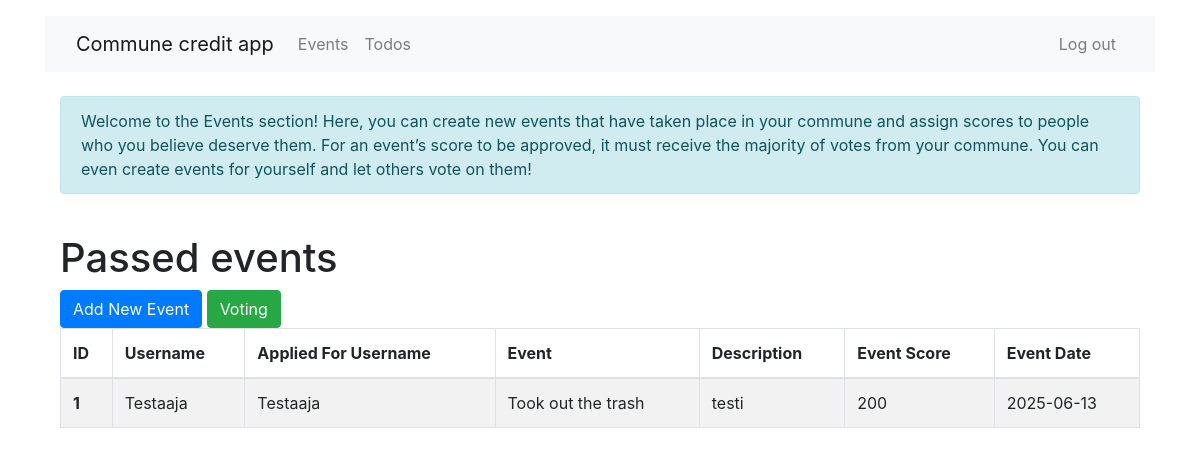
The page /events/ (signed in) on the database as committed earlier.
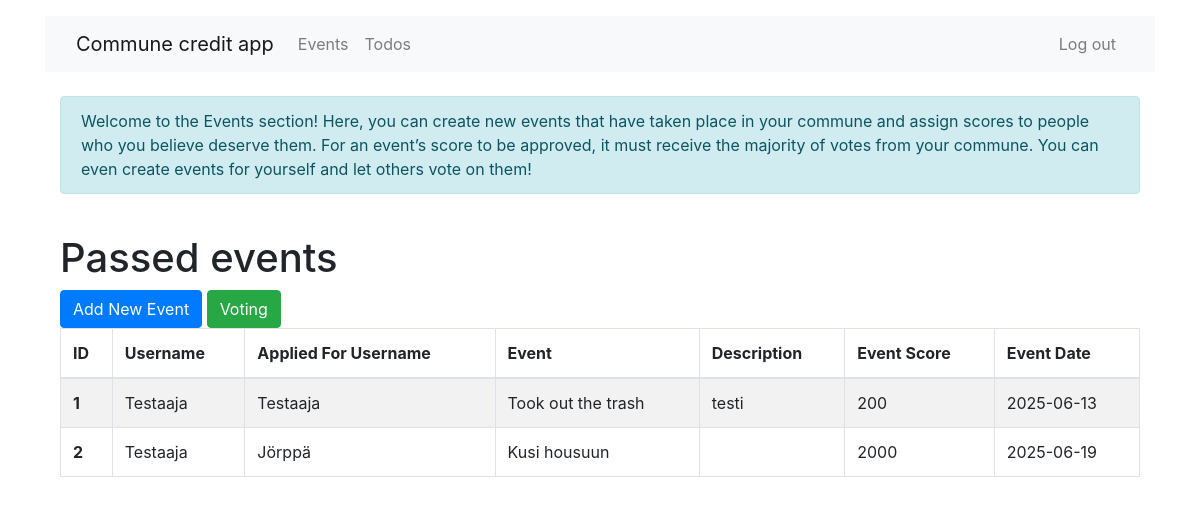
The same page on the database as committed later.
### tables this page shows
CREATE TABLE events (
    id INTEGER PRIMARY KEY AUTOINCREMENT, 
    user_id INTEGER REFERENCES users(id) ON DELETE CASCADE,
    applied_for_id INTEGER REFERENCES users(id),
    event TEXT NOT NULL,
    description TEXT,
    event_score INTEGER,
    event_date DATE,
    voting_ended INTEGER NOT NULL DEFAULT 0,
    passed INTEGER NOT NULL DEFAULT 0
);

CREATE TABLE users (
    id INTEGER PRIMARY KEY AUTOINCREMENT,
    username TEXT UNIQUE,
    password TEXT,
    email TEXT UNIQUE
);

### app/mod_events/controllers.py (the view)
@mod_events.route("/", methods=["GET", "POST"])
def main():
    if "user_id" not in session:
        return redirect(url_for("users.log_in"))
    all_events = get_all_passed_events()
    return render_template("events/main.html", all_events=all_events)

### app/db.py (called while the page is built)
def get_connection():
    con = sqlite3.connect("database.db")
    con.execute("PRAGMA foreign_keys = ON")
    con.row_factory = sqlite3.Row
    return con

def query(sql, params=[]):
    con = get_connection()
    result = con.execute(sql, params).fetchall()
    con.close()
    return result

### app/mod_events/models.py (called while the page is built)
def get_all_passed_events():
    sql = """
    SELECT
        e.id AS event_id,
        e.user_id AS user_id,
        u.username AS username,
        a.username AS applied_for_username,
        e.event,
        e.description,
        e.event_score,
        e.event_date
    FROM events e
    JOIN users u ON e.user_id = u.id
    LEFT JOIN users a ON e.applied_for_id = a.id
    WHERE e.voting_ended = TRUE
      AND e.passed = TRUE
    """
    rows = db.query(sql)
    events = [dict(row) for row in rows]  # Convert sqlite3.Row to dict
    return events

### app/templates/events/main.html (shortened to what this page needs)
{% extends "bootstrap/base.html" %}
{% block content %}
{% include 'components/_navbar.html' %}
<div class="container mt-4">
    <div class="row">
        <div class="col">
            <div class="alert alert-info" role="alert">
                Welcome to the Events section! Here, you can create new events that have taken place in your commune and
                assign scores to people who you believe deserve them.
                For an event’s score to be approved, it must receive the majority of votes from your commune. You can
                even create events for yourself and let others vote on them!
            </div>
        </div>
    </div>
</div>
<div class="container mt-4">
    <div class="row">
        <div class="col">
            <h1>Passed events</h1>
            <a class="btn btn-primary" href="{{ url_for('events.new_event') }}">
                Add New Event
            </a>
            <a class="btn btn-success" href="{{ url_for('voting.main_voting') }}">
                Voting
            </a>
            <table class="table table-striped table-bordered">
                <thead>
                    <tr>
                        <th scope="col">ID</th>
                        <th scope="col">Username</th>
                        <th scope="col">Applied For Username</th>
                        <th scope="col">Event</th>
                        <th scope="col">Description</th>
                        <th scope="col">Event Score</th>
                        <th scope="col">Event Date</th>
                    </tr>
                </thead>
                <tbody>
                    {% for item in all_events %}
                    <tr>
                        <th scope="row">{{ loop.index }}</th>
                        <td>{{ item.username }}</td>
                        <td>{{ item.applied_for_username }}</td>
                        <td>{{ item.event }}</td>
                        <td>{{ item.description }}</td>
                        <td>{{ item.event_score }}</td>
                        <td>{{ item.event_date }}</td>
                    </tr>
                    {% endfor %}
                </tbody>
            </table>
        </div>
    </div>
</div>
{% endblock %}

### app/templates/bootstrap/base.html (shortened to what this page needs)
<!DOCTYPE html>
<html lang="en">
<head>
    <link href="https://stackpath.bootstrapcdn.com/bootstrap/4.5.2/css/bootstrap.min.css" rel="stylesheet">
</head>
<body>
    <div class="container mt-3">
        {% block content %} {% endblock %}
    </div>
</body>
</html>

### app/templates/components/_navbar.html (shortened to what this page needs)
<!DOCTYPE html>
<html lang="en">
<head>
    <link rel="stylesheet" href="https://stackpath.bootstrapcdn.com/bootstrap/4.5.2/css/bootstrap.min.css">
</head>
<body>
    <nav class="navbar navbar-expand-lg navbar-light bg-light">
        <div class="container-fluid">
            <a class="navbar-brand" href="{{ url_for('main.main') }}">Commune credit app</a>
            <div class="collapse navbar-collapse" id="navbarNavAltMarkup">
                <div class="navbar-nav">
                    <a class="nav-link" href="{{ url_for('events.main') }}">Events</a>
                    <a class="nav-link" href="{{ url_for('todos.main_todos') }}">Todos</a>
                </div>
                <div class="navbar-nav ml-auto">
                    <a class="nav-link" href="{{ url_for('users.log_out') }}">Log out</a>
                </div>
            </div>
        </div>
    </nav>
</body>
</html>

Rows that differ between the two databases and show on the page:
added events: username "Testaaja", applied_for_username "Jörppä", event "Kusi housuun", event_score "2000", event_date "2025-06-19"
